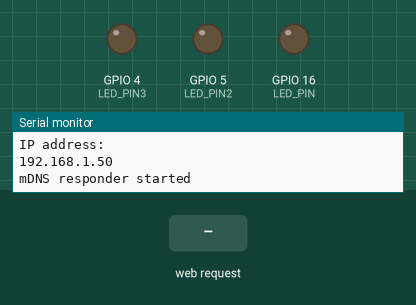
Bench run of a sketch on a simulated ESP8266 (NodeMCU). On the bench: output pins drawn as LEDs (lit = HIGH), the last lines printed to the serial monitor. The inputs (shaded band) are chosen by the test bench. WiFi joins after 1.5 s; servers stay silent unless stated.

Above: at 2.7 s.
2.8 s: HTTP request GET /led/?1 received
At 4.0 s:
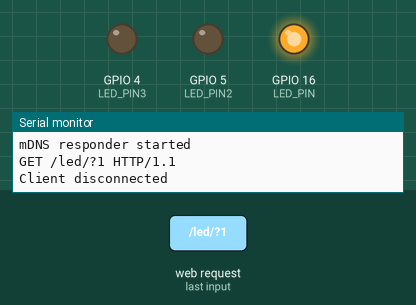
4.3 s: HTTP request GET /led/?4 received
At 5.2 s:
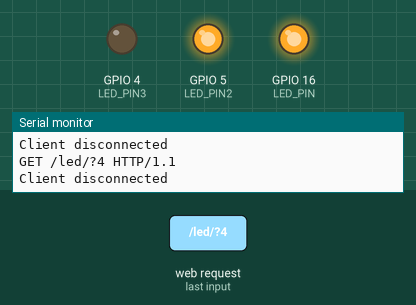
5.8 s: HTTP request GET /led/?0 received
At 6.3 s:
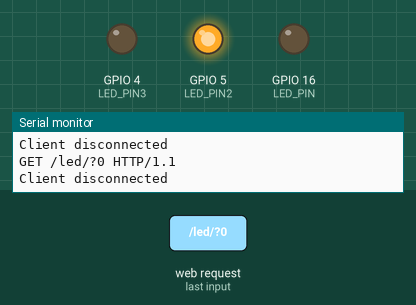
7.3 s: HTTP request GET /led/?6 received
At 8.5 s:
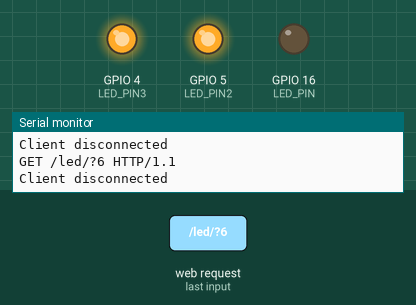
8.8 s: HTTP request GET /led/?3 received
At 9.8 s:
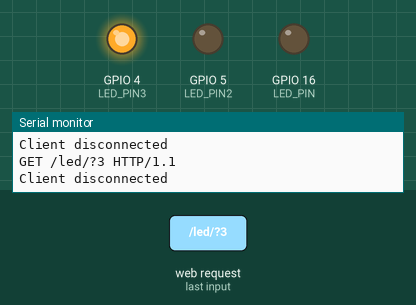
10.3 s: HTTP request GET /led/?5 received
At 11.0 s:
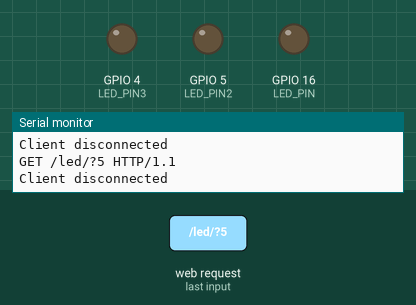
Timing chart, 0 to 12.8 s (numbered marks = the images above; inputs shaded):
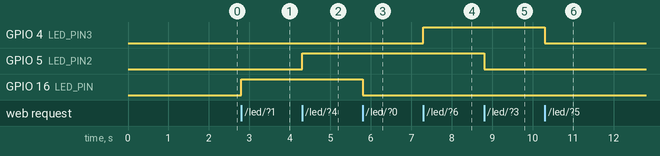

The sketch:

PruebaGETespc.ino
```cpp
#include <ESP8266WiFi.h>
#include <ESP8266mDNS.h>

//Configuracion Wi-Fi
const char wifissid[] = "INFINITUM3ppl";
const char wifipsk[] = "bf5df4ffb7";

//LED Definitions
const int LED_PIN = 16; //The one onboard
const int LED_PIN2 = 5;//El GPIO1
const int LED_PIN3 = 4;// EL GPIO2


//

const int ANALOG_PIN = A0; //Analog pin
const int DIGITAL_PIN = 12; //Digitial pin to be read

WiFiServer server(80);

    void setup() {
      // put your setup code here, to run once:
      initHardWare();
      connectWiFi();
      server.begin();
      setupMDNS();
    }

//· ····························· Mètodo Principal ·······································
void loop() {
            // Check if connected
            WiFiClient client = server.available();
            if (!client) {
              return;
            }

            //Read the first line of the req.
            String req = client.readStringUntil('\r');
            Serial.println(req);
            client.flush();

            //Cada vol representa a un led ;) ;)
            int vol = -1;
            int vol2 = -1;
            int vol3 = -1;


          //led 1
            if (req.indexOf("/led/?0") != -1)
               vol = 0;
            else if (req.indexOf("/led/?1") != -1)
               vol = 1;

          //led 2
             else if (req.indexOf("/led/?3")!=-1)
             vol2=0;
            else if(req.indexOf("/led/?4")!=-1)
             vol2=1;


          //led 3
              else if (req.indexOf("/led/?5")!=-1)
             vol3=0;
            else if(req.indexOf("/led/?6")!=-1)
             vol3=1;


          //De lo contrario ninguno jejejejXDXDXDXD
            else if (req.indexOf("/read") != -1){
              vol = -2;
              vol2 = -2;
              vol3 = -2;
            }


            //De acuerdo a la respuesta que me dee el servidor, encenderé el led
            if (vol >= 0 ){
               digitalWrite(LED_PIN, vol);
              }
              if (vol2 >=0) {
                digitalWrite(LED_PIN2,vol2);
              }
              if(vol3 >=0){
                digitalWrite(LED_PIN3,vol3);
              }


             client.flush();

             //Prepare html response

             String s = "HTTP/1.1 200 OK\r\n";
             s += "Content Type: text/html\r\n\r\n";
             s += "<!DOCTYPE HTML>\r\n<html>\r\n";
             s+="<body>";
              s+="<style> body{background-color:#FFF6F2;} p{color:#26BD2B;} section{color:#FF1414;} aside{color:#226882; font-size:0.4em;}</style>";
             //Print a message
             if (vol >= 0) {
              s += "<h5>Se encuentra: </h5>";
              s += (vol)?"<p>Encendido</p>":"<section>Apagado</section>";
             }else   if (vol2 >= 0) {

              s += "<h5>Se encuentra:</h5>";
              s += (vol2)?"<p>Encendido</p>":"<section>Apagado</section>";

             } else  if (vol3 >=0) {
              s += "<h5>Se encuentra: </h5>";
              s += (vol3)?"<p>Encendido</p>":"<section>Apagado</section>";
             }

             else if (vol == -2) {
              s += "<h5>Todo esta bien</h5>";
              s +="<hr>";
              s +="<aside>Enciende/Apaga</aside>";
              s += "<br>";
             } else if (vol2 == -2) {
              s += "<h5>Todo esta bien</h5>";
              s +="<hr>";
              s +="<aside>Enciende/Apaga</aside>";
              s += "<br>";
              }
              else if (vol3 == -2) {
              s += "<h5>Todo esta bien</h5>";
              s +="<hr>";
              s +="<aside>Enciende/Apaga</aside>";
              s += "<br>";
             }
             else {
              s += "Invalid Request. <br> Try /led/1, /led/0 or /read";
             }
            s+="</body>";
             s += "</html>\n";

             //send response to the client
             client.print(s);
             delay(1);
             Serial.println("Client disconnected");

}
// ······················· Fin del método principal


                void connectWiFi() {
                  byte ledStatus = LOW;
                  Serial.println();
                  Serial.println("Connecting to: " + String(wifissid));
                  WiFi.mode(WIFI_STA);

                  WiFi.begin(wifissid,wifipsk);

                  while (WiFi.status() != WL_CONNECTED) {
                    //Blink the LED
                    digitalWrite(LED_PIN, ledStatus);
                    ledStatus = (ledStatus == LOW) ? LOW : HIGH;

                    delay(100);
                  }
                  Serial.println("WiFi Connected");
                  Serial.println("IP address: ");
                  Serial.println(WiFi.localIP());
                  digitalWrite(16, LOW);

                }

                void setupMDNS()
                {
                  //Call mdns to setup mdns to pint to domain.local
                  if (!MDNS.begin("thing"))
                  {
                    Serial.println("Error setting up MDNS responder!");
                    while(1) {
                      delay(1000);
                    }
                  }
                  Serial.println("mDNS responder started");
                }


                //--- Configuración del sistema
                void initHardWare()
                {
                  Serial.begin(115200);
                  pinMode(DIGITAL_PIN, INPUT_PULLUP);

                  pinMode(LED_PIN, OUTPUT);
                  pinMode(LED_PIN2,OUTPUT);
                  pinMode(LED_PIN3,OUTPUT);


                  digitalWrite(LED_PIN, LOW);
                  digitalWrite(LED_PIN2,LOW);
                  digitalWrite(LED_PIN3, LOW);
                }
```

Measured:
- after the input at 2.8 s, GPIO 16 (LED_PIN): LOW → HIGH at once
- after the input at 4.3 s, GPIO 5 (LED_PIN2): LOW → HIGH at once
- after the input at 5.8 s, GPIO 16 (LED_PIN): HIGH → LOW at once
- after the input at 7.3 s, GPIO 4 (LED_PIN3): LOW → HIGH at once
- after the input at 8.8 s, GPIO 5 (LED_PIN2): HIGH → LOW at once
- after the input at 10.3 s, GPIO 4 (LED_PIN3): HIGH → LOW at once
